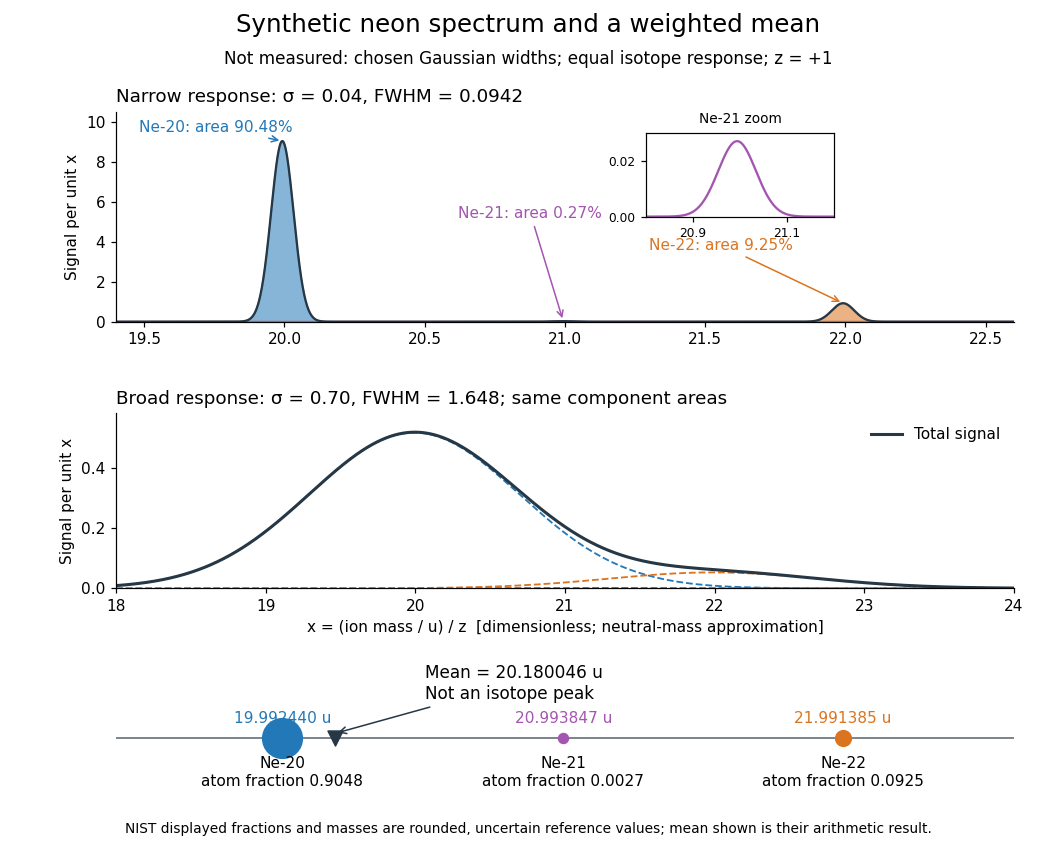

The Python source for this figure:
"""Synthetic response and atom-weighted mass; not an experimental spectrum.

Python 3.14, matplotlib 3.10.7, numpy 2.3.5. Run from _media.
NIST displayed central values: https://physics.nist.gov/cgi-bin/Compositions/stand_alone.pl?ele=Ne
Neutral atom masses approximate singly charged ion masses only for this diagram.
Both Gaussian response widths are chosen, with unit area for each response.
"""
from pathlib import Path

import matplotlib.pyplot as plt
import numpy as np

MASS_U = np.array([19.9924401762, 20.993846685, 21.991385114])
ATOM_FRACTION = np.array([0.9048, 0.0027, 0.0925])
MASS_NUMBER = np.array([20, 21, 22])
COLORS = ["#2378b8", "#a355b0", "#db741f"]


def components(x, sigma):
    return ATOM_FRACTION[:, None] * np.exp(-0.5 * ((x[None, :] - MASS_U[:, None]) / sigma) ** 2) / (sigma * np.sqrt(2 * np.pi))


def main():
    assert np.isclose(ATOM_FRACTION.sum(), 1, rtol=0, atol=1e-14)
    mean = float(ATOM_FRACTION @ MASS_U)
    assert np.isclose(mean, 20.18004638052026, rtol=0, atol=1e-12)
    x = np.linspace(16, 26, 25001)
    fig = plt.figure(figsize=(9.6, 7.8), dpi=110, facecolor="white")
    grid = fig.add_gridspec(3, 1, height_ratios=[2.4, 2, 1.3], hspace=0.55)
    sharp = fig.add_subplot(grid[0])
    broad = fig.add_subplot(grid[1])
    balance = fig.add_subplot(grid[2])
    fig.suptitle("Synthetic neon spectrum and a weighted mean", fontsize=16, y=0.985)
    fig.text(0.5, 0.925, "Not measured: chosen Gaussian widths; equal isotope response; z = +1",
             fontsize=11, ha="center")
    narrow_parts = components(x, 0.04)
    sharp.plot(x, narrow_parts.sum(axis=0), color="#263746", lw=1.5)
    for i, (a, m, f, color) in enumerate(zip(MASS_NUMBER, MASS_U, ATOM_FRACTION, COLORS, strict=True)):
        sharp.fill_between(x, 0, narrow_parts[i], color=color, alpha=0.55)
        sharp.annotate(f"Ne-{a}: area {100*f:.2f}%", xy=(m, float(narrow_parts[i].max())),
                       xytext=([19.48, 20.62, 21.30][i], [9.5, 5.2, 3.6][i]),
                       fontsize=10, color=color, arrowprops={"arrowstyle": "->", "color": color})
    sharp.set(xlim=(19.4, 22.6), ylim=(0, 10.5), ylabel="Signal per unit x")
    sharp.set_title("Narrow response: σ = 0.04, FWHM = 0.0942", loc="left", fontsize=12)
    inset = sharp.inset_axes([0.59, 0.50, 0.21, 0.40])
    inset.plot(x, narrow_parts[1], color=COLORS[1], lw=1.5)
    inset.set(xlim=(20.8, 21.2), ylim=(0, 0.03), xticks=(20.9, 21.1), yticks=(0, 0.02))
    inset.set_title("Ne-21 zoom", fontsize=9)
    inset.tick_params(labelsize=8)
    broad_parts = components(x, 0.70)
    for i, color in enumerate(COLORS):
        broad.plot(x, broad_parts[i], color=color, lw=1.2, linestyle="--")
    broad.plot(x, broad_parts.sum(axis=0), color="#263746", lw=2, label="Total signal")
    broad.set(xlim=(18, 24), ylim=(0, 0.58), ylabel="Signal per unit x",
              xlabel="x = (ion mass / u) / z  [dimensionless; neutral-mass approximation]")
    broad.set_title("Broad response: σ = 0.70, FWHM = 1.648; same component areas", loc="left", fontsize=12)
    broad.legend(frameon=False, fontsize=10, loc="upper right")
    balance.axhline(0, color="#57636f", lw=1)
    for a, m, f, color in zip(MASS_NUMBER, MASS_U, ATOM_FRACTION, COLORS, strict=True):
        balance.scatter([m], [0], s=40 + 700*f, color=color, zorder=3)
        balance.text(m, 0.29, f"{m:.6f} u", ha="center", color=color, fontsize=10)
        balance.text(m, -0.37, f"Ne-{a}\natom fraction {f:.4f}", ha="center", va="top", fontsize=10)
    balance.scatter([mean], [0], s=95, marker="v", color="#263746", zorder=4)
    balance.annotate(f"Mean = {mean:.6f} u\nNot an isotope peak", xy=(mean, 0.08),
                     xytext=(20.5, 0.75), fontsize=11,
                     arrowprops={"arrowstyle": "->", "color": "#263746"})
    balance.set(xlim=(19.4, 22.6), ylim=(-1.10, 1.13))
    balance.axis("off")
    for ax in (sharp, broad):
        ax.spines[["top", "right"]].set_visible(False)
        ax.tick_params(labelsize=10)
    fig.subplots_adjust(left=0.11, right=0.96, top=0.87, bottom=0.075)
    fig.text(0.5, 0.029, "NIST displayed fractions and masses are rounded, uncertain reference values; mean shown is their arithmetic result.",
             ha="center", fontsize=9)
    fig.savefig(Path.cwd() / (Path(__file__).stem + ".png"), facecolor="white", transparent=False)
    plt.close(fig)


if __name__ == "__main__":
    main()
